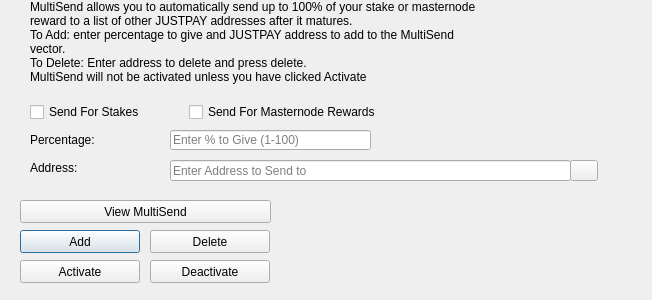
<?xml version="1.0" encoding="UTF-8"?>
<ui version="4.0">
 <class>MultiSendDialog</class>
 <widget class="QDialog" name="MultiSendDialog">
  <property name="windowModality">
   <enum>Qt::NonModal</enum>
  </property>
  <property name="geometry">
   <rect>
    <x>0</x>
    <y>0</y>
    <width>652</width>
    <height>300</height>
   </rect>
  </property>
  <property name="windowTitle">
   <string>MultiSend</string>
  </property>
  <widget class="QLineEdit" name="multiSendPercentEdit">
   <property name="geometry">
    <rect>
     <x>170</x>
     <y>130</y>
     <width>201</width>
     <height>20</height>
    </rect>
   </property>
   <property name="toolTip">
    <string>Enter whole numbers 1 - 100</string>
   </property>
   <property name="placeholderText">
    <string>Enter % to Give (1-100)</string>
   </property>
  </widget>
  <widget class="QLineEdit" name="multiSendAddressEdit">
   <property name="geometry">
    <rect>
     <x>170</x>
     <y>160</y>
     <width>401</width>
     <height>21</height>
    </rect>
   </property>
   <property name="toolTip">
    <string/>
   </property>
   <property name="placeholderText">
    <string>Enter Address to Send to</string>
   </property>
  </widget>
  <widget class="QLabel" name="label_2">
   <property name="geometry">
    <rect>
     <x>30</x>
     <y>0</y>
     <width>451</width>
     <height>121</height>
    </rect>
   </property>
   <property name="lineWidth">
    <number>1</number>
   </property>
   <property name="text">
    <string>MultiSend allows you to automatically send up to 100% of your stake or masternode reward to a list of other JUSTPAY addresses after it matures.
To Add: enter percentage to give and JUSTPAY address to add to the MultiSend vector.
To Delete: Enter address to delete and press delete.
MultiSend will not be activated unless you have clicked Activate</string>
   </property>
   <property name="alignment">
    <set>Qt::AlignLeading|Qt::AlignLeft|Qt::AlignTop</set>
   </property>
   <property name="wordWrap">
    <bool>true</bool>
   </property>
  </widget>
  <widget class="QLabel" name="message">
   <property name="geometry">
    <rect>
     <x>290</x>
     <y>200</y>
     <width>351</width>
     <height>91</height>
    </rect>
   </property>
   <property name="text">
    <string/>
   </property>
  </widget>
  <widget class="QPushButton" name="addButton">
   <property name="geometry">
    <rect>
     <x>20</x>
     <y>230</y>
     <width>120</width>
     <height>23</height>
    </rect>
   </property>
   <property name="toolTip">
    <string/>
   </property>
   <property name="statusTip">
    <string>Add to MultiSend Vector</string>
   </property>
   <property name="text">
    <string>Add</string>
   </property>
  </widget>
  <widget class="QPushButton" name="disableButton">
   <property name="geometry">
    <rect>
     <x>150</x>
     <y>260</y>
     <width>120</width>
     <height>23</height>
    </rect>
   </property>
   <property name="statusTip">
    <string>Deactivate MultiSend</string>
   </property>
   <property name="text">
    <string>Deactivate</string>
   </property>
  </widget>
  <widget class="QPushButton" name="addressBookButton">
   <property name="geometry">
    <rect>
     <x>570</x>
     <y>160</y>
     <width>28</width>
     <height>21</height>
    </rect>
   </property>
   <property name="toolTip">
    <string>Choose an address from the address book</string>
   </property>
   <property name="text">
    <string/>
   </property>
   <property name="icon">
    <iconset resource="../justpay.qrc">
     <normaloff>:/icons/address-book</normaloff>:/icons/address-book</iconset>
   </property>
   <property name="shortcut">
    <string>Alt+A</string>
   </property>
   <property name="autoDefault">
    <bool>false</bool>
   </property>
  </widget>
  <widget class="QLabel" name="label">
   <property name="geometry">
    <rect>
     <x>30</x>
     <y>130</y>
     <width>121</width>
     <height>20</height>
    </rect>
   </property>
   <property name="toolTip">
    <string>Percentage of stake to send</string>
   </property>
   <property name="text">
    <string>Percentage:</string>
   </property>
  </widget>
  <widget class="QLabel" name="label_5">
   <property name="geometry">
    <rect>
     <x>30</x>
     <y>160</y>
     <width>111</width>
     <height>16</height>
    </rect>
   </property>
   <property name="toolTip">
    <string>Address to send portion of stake to</string>
   </property>
   <property name="text">
    <string>Address:</string>
   </property>
  </widget>
  <widget class="QPushButton" name="deleteButton">
   <property name="geometry">
    <rect>
     <x>150</x>
     <y>230</y>
     <width>120</width>
     <height>23</height>
    </rect>
   </property>
   <property name="toolTip">
    <string/>
   </property>
   <property name="statusTip">
    <string>Delete Address From MultiSend Vector</string>
   </property>
   <property name="text">
    <string>Delete</string>
   </property>
  </widget>
  <widget class="QPushButton" name="activateButton">
   <property name="geometry">
    <rect>
     <x>20</x>
     <y>260</y>
     <width>120</width>
     <height>23</height>
    </rect>
   </property>
   <property name="statusTip">
    <string>Activate MultiSend</string>
   </property>
   <property name="text">
    <string>Activate</string>
   </property>
  </widget>
  <widget class="QPushButton" name="viewButton">
   <property name="geometry">
    <rect>
     <x>20</x>
     <y>200</y>
     <width>251</width>
     <height>23</height>
    </rect>
   </property>
   <property name="toolTip">
    <string/>
   </property>
   <property name="statusTip">
    <string>View MultiSend Vector</string>
   </property>
   <property name="text">
    <string>View MultiSend</string>
   </property>
  </widget>
  <widget class="QWidget" name="horizontalLayoutWidget">
   <property name="geometry">
    <rect>
     <x>30</x>
     <y>100</y>
     <width>351</width>
     <height>24</height>
    </rect>
   </property>
   <layout class="QHBoxLayout" name="horizontalLayout">
    <item>
     <widget class="QCheckBox" name="multiSendStakeCheckBox">
      <property name="text">
       <string>Send For Stakes</string>
      </property>
     </widget>
    </item>
    <item>
     <widget class="QCheckBox" name="multiSendMasternodeCheckBox">
      <property name="text">
       <string>Send For Masternode Rewards</string>
      </property>
     </widget>
    </item>
   </layout>
  </widget>
 </widget>
 <resources>
  <include location="../justpay.qrc"/>
 </resources>
 <connections/>
</ui>
